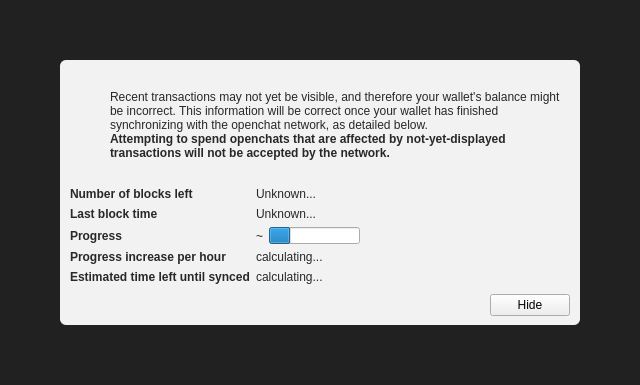
<?xml version="1.0" encoding="UTF-8"?>
<ui version="4.0">
 <class>ModalOverlay</class>
 <widget class="ModalOverlay" name="ModalOverlay">
  <property name="geometry">
   <rect>
    <x>0</x>
    <y>0</y>
    <width>640</width>
    <height>385</height>
   </rect>
  </property>
  <property name="windowTitle">
   <string>Form</string>
  </property>
  <layout class="QVBoxLayout" name="verticalLayout" stretch="0">
   <property name="sizeConstraint">
    <enum>QLayout::SetDefaultConstraint</enum>
   </property>
   <property name="leftMargin">
    <number>0</number>
   </property>
   <property name="topMargin">
    <number>0</number>
   </property>
   <property name="rightMargin">
    <number>0</number>
   </property>
   <property name="bottomMargin">
    <number>0</number>
   </property>
   <item>
    <widget class="QWidget" name="bgWidget" native="true">
     <property name="styleSheet">
      <string notr="true">#bgWidget { background: rgba(0,0,0,220); }</string>
     </property>
     <layout class="QVBoxLayout" name="verticalLayoutMain" stretch="1">
      <property name="leftMargin">
       <number>60</number>
      </property>
      <property name="topMargin">
       <number>60</number>
      </property>
      <property name="rightMargin">
       <number>60</number>
      </property>
      <property name="bottomMargin">
       <number>60</number>
      </property>
      <item>
       <widget class="QWidget" name="contentWidget" native="true">
        <property name="styleSheet">
         <string notr="true">#contentWidget { background: rgba(255,255,255,240); border-radius: 6px; }

QLabel { color: rgb(40,40,40);  }</string>
        </property>
        <layout class="QVBoxLayout" name="verticalLayoutSub" stretch="1,0,0,0">
         <property name="spacing">
          <number>0</number>
         </property>
         <property name="leftMargin">
          <number>10</number>
         </property>
         <property name="topMargin">
          <number>10</number>
         </property>
         <property name="rightMargin">
          <number>10</number>
         </property>
         <property name="bottomMargin">
          <number>10</number>
         </property>
         <item>
          <layout class="QHBoxLayout" name="horizontalLayoutIconText" stretch="0,1">
           <property name="topMargin">
            <number>20</number>
           </property>
           <item>
            <layout class="QVBoxLayout" name="verticalLayoutIcon">
             <property name="leftMargin">
              <number>0</number>
             </property>
             <item>
              <widget class="QPushButton" name="warningIcon">
               <property name="enabled">
                <bool>false</bool>
               </property>
               <property name="text">
                <string/>
               </property>
               <property name="icon">
                <iconset>
                 <normaloff>:/icons/warning</normaloff>
                 <disabledoff>:/icons/warning</disabledoff>:/icons/warning</iconset>
               </property>
               <property name="iconSize">
                <size>
                 <width>48</width>
                 <height>48</height>
                </size>
               </property>
               <property name="flat">
                <bool>true</bool>
               </property>
              </widget>
             </item>
             <item>
              <spacer name="verticalSpacerWarningIcon">
               <property name="orientation">
                <enum>Qt::Vertical</enum>
               </property>
               <property name="sizeHint" stdset="0">
                <size>
                 <width>20</width>
                 <height>40</height>
                </size>
               </property>
              </spacer>
             </item>
            </layout>
           </item>
           <item>
            <layout class="QVBoxLayout" name="verticalLayoutInfoText">
             <property name="leftMargin">
              <number>0</number>
             </property>
             <property name="topMargin">
              <number>0</number>
             </property>
             <item>
              <widget class="QLabel" name="infoText">
               <property name="text">
                <string>Recent transactions may not yet be visible, and therefore your wallet's balance might be incorrect. This information will be correct once your wallet has finished synchronizing with the openchat network, as detailed below.</string>
               </property>
               <property name="textFormat">
                <enum>Qt::RichText</enum>
               </property>
               <property name="wordWrap">
                <bool>true</bool>
               </property>
              </widget>
             </item>
             <item>
              <widget class="QLabel" name="infoTextStrong">
               <property name="font">
                <font>
                 <weight>75</weight>
                 <bold>true</bold>
                </font>
               </property>
               <property name="text">
                <string>Attempting to spend openchats that are affected by not-yet-displayed transactions will not be accepted by the network.</string>
               </property>
               <property name="textFormat">
                <enum>Qt::RichText</enum>
               </property>
               <property name="wordWrap">
                <bool>true</bool>
               </property>
              </widget>
             </item>
             <item>
              <spacer name="verticalSpacerInTextSpace">
               <property name="orientation">
                <enum>Qt::Vertical</enum>
               </property>
               <property name="sizeHint" stdset="0">
                <size>
                 <width>20</width>
                 <height>40</height>
                </size>
               </property>
              </spacer>
             </item>
            </layout>
           </item>
          </layout>
         </item>
         <item>
          <spacer name="verticalSpacerAfterText">
           <property name="orientation">
            <enum>Qt::Vertical</enum>
           </property>
           <property name="sizeHint" stdset="0">
            <size>
             <width>20</width>
             <height>40</height>
            </size>
           </property>
          </spacer>
         </item>
         <item>
          <layout class="QFormLayout" name="formLayout">
           <property name="fieldGrowthPolicy">
            <enum>QFormLayout::FieldsStayAtSizeHint</enum>
           </property>
           <property name="horizontalSpacing">
            <number>6</number>
           </property>
           <property name="verticalSpacing">
            <number>6</number>
           </property>
           <property name="topMargin">
            <number>10</number>
           </property>
           <item row="0" column="0">
            <widget class="QLabel" name="labelNumberOfBlocksLeft">
             <property name="font">
              <font>
               <weight>75</weight>
               <bold>true</bold>
              </font>
             </property>
             <property name="text">
              <string>Number of blocks left</string>
             </property>
            </widget>
           </item>
           <item row="0" column="1">
            <widget class="QLabel" name="numberOfBlocksLeft">
             <property name="text">
              <string>Unknown...</string>
             </property>
            </widget>
           </item>
           <item row="1" column="0">
            <widget class="QLabel" name="labelLastBlockTime">
             <property name="font">
              <font>
               <weight>75</weight>
               <bold>true</bold>
              </font>
             </property>
             <property name="text">
              <string>Last block time</string>
             </property>
            </widget>
           </item>
           <item row="1" column="1">
            <widget class="QLabel" name="newestBlockDate">
             <property name="sizePolicy">
              <sizepolicy hsizetype="Maximum" vsizetype="Preferred">
               <horstretch>0</horstretch>
               <verstretch>0</verstretch>
              </sizepolicy>
             </property>
             <property name="text">
              <string>Unknown...</string>
             </property>
            </widget>
           </item>
           <item row="2" column="0">
            <widget class="QLabel" name="labelSyncDone">
             <property name="font">
              <font>
               <weight>75</weight>
               <bold>true</bold>
              </font>
             </property>
             <property name="text">
              <string>Progress</string>
             </property>
            </widget>
           </item>
           <item row="2" column="1">
            <layout class="QHBoxLayout" name="horizontalLayoutSync" stretch="0,1">
             <item>
              <widget class="QLabel" name="percentageProgress">
               <property name="text">
                <string notr="true">~</string>
               </property>
              </widget>
             </item>
             <item>
              <widget class="QProgressBar" name="progressBar">
               <property name="value">
                <number>24</number>
               </property>
               <property name="format">
                <string/>
               </property>
              </widget>
             </item>
            </layout>
           </item>
           <item row="4" column="0">
            <widget class="QLabel" name="labelProgressIncrease">
             <property name="font">
              <font>
               <weight>75</weight>
               <bold>true</bold>
              </font>
             </property>
             <property name="text">
              <string>Progress increase per hour</string>
             </property>
            </widget>
           </item>
           <item row="4" column="1">
            <widget class="QLabel" name="progressIncreasePerH">
             <property name="text">
              <string>calculating...</string>
             </property>
            </widget>
           </item>
           <item row="5" column="0">
            <widget class="QLabel" name="labelEstimatedTimeLeft">
             <property name="font">
              <font>
               <weight>75</weight>
               <bold>true</bold>
              </font>
             </property>
             <property name="text">
              <string>Estimated time left until synced</string>
             </property>
            </widget>
           </item>
           <item row="5" column="1">
            <widget class="QLabel" name="expectedTimeLeft">
             <property name="text">
              <string>calculating...</string>
             </property>
            </widget>
           </item>
          </layout>
         </item>
         <item>
          <layout class="QHBoxLayout" name="horizontalLayoutButtons">
           <property name="leftMargin">
            <number>10</number>
           </property>
           <property name="topMargin">
            <number>10</number>
           </property>
           <item>
            <spacer name="horizontalSpacer">
             <property name="orientation">
              <enum>Qt::Horizontal</enum>
             </property>
             <property name="sizeHint" stdset="0">
              <size>
               <width>40</width>
               <height>20</height>
              </size>
             </property>
            </spacer>
           </item>
           <item>
            <widget class="QPushButton" name="closeButton">
             <property name="text">
              <string>Hide</string>
             </property>
            </widget>
           </item>
          </layout>
         </item>
        </layout>
       </widget>
      </item>
     </layout>
    </widget>
   </item>
  </layout>
 </widget>
 <customwidgets>
  <customwidget>
   <class>ModalOverlay</class>
   <extends>QWidget</extends>
   <header>modaloverlay.h</header>
   <container>1</container>
  </customwidget>
 </customwidgets>
 <resources/>
 <connections/>
</ui>
